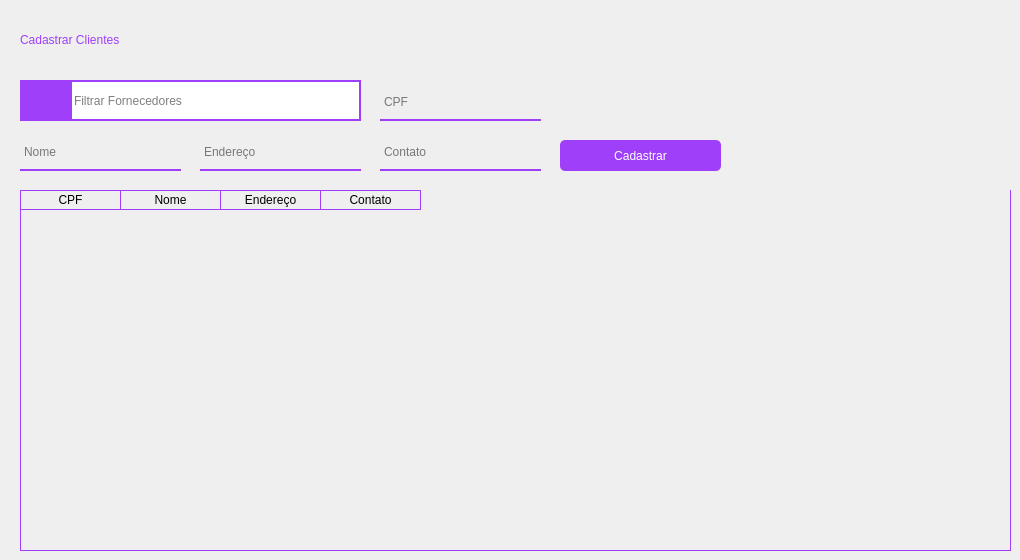
      <widget class="QWidget" name="page_8">
       <widget class="QTableWidget" name="tabela_fornecedores_4">
        <property name="geometry">
         <rect>
          <x>20</x>
          <y>190</y>
          <width>991</width>
          <height>361</height>
         </rect>
        </property>
        <property name="styleSheet">
         <string notr="true">QTableWidget {
	gridline-color: #9f3ffa;;
	background-color: transparent;
	outline: 0;
	border: 1px solid #9f3ffa;
	border-top: 0px
	
}

QTableWidget::item:selected{
	background-color:#9f3ffa;;
}

QTableWidget::horizontalHeader {	
	background-color: #9f3ffa;
}

QHeaderView::section:horizontal
{
    border: 1px solid #9f3ffa;
	background-color: transparent;
	border-left: 0px;
	color: black;

}
</string>
        </property>
        <property name="frameShape">
         <enum>QFrame::Panel</enum>
        </property>
        <property name="frameShadow">
         <enum>QFrame::Sunken</enum>
        </property>
        <property name="editTriggers">
         <set>QAbstractItemView::SelectedClicked</set>
        </property>
        <property name="tabKeyNavigation">
         <bool>true</bool>
        </property>
        <property name="showDropIndicator" stdset="0">
         <bool>false</bool>
        </property>
        <property name="alternatingRowColors">
         <bool>false</bool>
        </property>
        <property name="selectionMode">
         <enum>QAbstractItemView::ExtendedSelection</enum>
        </property>
        <property name="gridStyle">
         <enum>Qt::SolidLine</enum>
        </property>
        <property name="sortingEnabled">
         <bool>true</bool>
        </property>
        <attribute name="verticalHeaderVisible">
         <bool>false</bool>
        </attribute>
        <attribute name="verticalHeaderShowSortIndicator" stdset="0">
         <bool>false</bool>
        </attribute>
        <attribute name="verticalHeaderStretchLastSection">
         <bool>false</bool>
        </attribute>
        <column>
         <property name="text">
          <string>CPF</string>
         </property>
        </column>
        <column>
         <property name="text">
          <string>Nome</string>
         </property>
        </column>
        <column>
         <property name="text">
          <string>Endereço</string>
         </property>
        </column>
        <column>
         <property name="text">
          <string>Contato</string>
         </property>
        </column>
       </widget>
       <widget class="QPushButton" name="btn_adicionar_forncedores_10">
        <property name="geometry">
         <rect>
          <x>560</x>
          <y>140</y>
          <width>161</width>
          <height>31</height>
         </rect>
        </property>
        <property name="styleSheet">
         <string notr="true">QPushButton {
border: 2px;
background-color: rgb(159, 63, 250);
color: white;
border-radius: 5px;
font: 10pt &quot;Montserrat&quot;;
outline: 0;
}

QPushButton:hover {
	background-color: rgb(197, 62, 255);
}
</string>
        </property>
        <property name="text">
         <string>Cadastrar</string>
        </property>
       </widget>
       <widget class="QPushButton" name="btn_pesquisar_produto_8">
        <property name="geometry">
         <rect>
          <x>20</x>
          <y>80</y>
          <width>51</width>
          <height>41</height>
         </rect>
        </property>
        <property name="styleSheet">
         <string notr="true">QPushButton {
border: 2px;
background-color: rgb(159, 63, 250);
color: white;

font: 10pt &quot;Montserrat&quot;;
outline: 0;
}

QPushButton:hover {
	background-color: rgb(197, 62, 255);
}
</string>
        </property>
        <property name="text">
         <string/>
        </property>
        <property name="icon">
         <iconset resource="../QRC/file_principal_rc.qrc">
          <normaloff>:/icones/lupa.png</normaloff>:/icones/lupa.png</iconset>
        </property>
        <property name="iconSize">
         <size>
          <width>25</width>
          <height>25</height>
         </size>
        </property>
       </widget>
       <widget class="QLineEdit" name="line_cliente_11">
        <property name="geometry">
         <rect>
          <x>20</x>
          <y>140</y>
          <width>161</width>
          <height>31</height>
         </rect>
        </property>
        <property name="styleSheet">
         <string notr="true">background-color: rgba(0, 0 , 0, 0);
border: 2px solid rgba(0,0,0,0);
border-bottom-color: rgb(159, 63, 250);
color: rgb(0,0,0);
padding-bottom: 8px;
border-radius: 0px;
font: 10pt &quot;Montserrat&quot;;</string>
        </property>
        <property name="text">
         <string/>
        </property>
        <property name="placeholderText">
         <string>Nome</string>
        </property>
        <property name="clearButtonEnabled">
         <bool>true</bool>
        </property>
       </widget>
       <widget class="QLineEdit" name="line_cliente_12">
        <property name="geometry">
         <rect>
          <x>380</x>
          <y>90</y>
          <width>161</width>
          <height>31</height>
         </rect>
        </property>
        <property name="styleSheet">
         <string notr="true">background-color: rgba(0, 0 , 0, 0);
border: 2px solid rgba(0,0,0,0);
border-bottom-color: rgb(159, 63, 250);
color: rgb(0,0,0);
padding-bottom: 8px;
border-radius: 0px;
font: 10pt &quot;Montserrat&quot;;</string>
        </property>
        <property name="text">
         <string/>
        </property>
        <property name="placeholderText">
         <string>CPF</string>
        </property>
        <property name="clearButtonEnabled">
         <bool>true</bool>
        </property>
       </widget>
       <widget class="QLineEdit" name="line_cliente_13">
        <property name="geometry">
         <rect>
          <x>200</x>
          <y>140</y>
          <width>161</width>
          <height>31</height>
         </rect>
        </property>
        <property name="styleSheet">
         <string notr="true">background-color: rgba(0, 0 , 0, 0);
border: 2px solid rgba(0,0,0,0);
border-bottom-color: rgb(159, 63, 250);
color: rgb(0,0,0);
padding-bottom: 8px;
border-radius: 0px;
font: 10pt &quot;Montserrat&quot;;</string>
        </property>
        <property name="text">
         <string/>
        </property>
        <property name="placeholderText">
         <string>Endereço</string>
        </property>
        <property name="clearButtonEnabled">
         <bool>true</bool>
        </property>
       </widget>
       <widget class="QLineEdit" name="line_search_Bar_8">
        <property name="geometry">
         <rect>
          <x>70</x>
          <y>80</y>
          <width>291</width>
          <height>41</height>
         </rect>
        </property>
        <property name="styleSheet">
         <string notr="true">border: 2px solid #9f3ffa;
font: 10pt &quot;Montserrat&quot;;</string>
        </property>
        <property name="text">
         <string/>
        </property>
        <property name="cursorPosition">
         <number>0</number>
        </property>
        <property name="placeholderText">
         <string>Filtrar Fornecedores</string>
        </property>
        <property name="clearButtonEnabled">
         <bool>true</bool>
        </property>
       </widget>
       <widget class="QLabel" name="lbl_titulo_fornecedores_4">
        <property name="geometry">
         <rect>
          <x>20</x>
          <y>20</y>
          <width>371</width>
          <height>41</height>
         </rect>
        </property>
        <property name="styleSheet">
         <string notr="true">color: #9f3ffa;
font: 20pt &quot;Montserrat&quot;;</string>
        </property>
        <property name="text">
         <string>Cadastrar Clientes</string>
        </property>
        <property name="textInteractionFlags">
         <set>Qt::LinksAccessibleByMouse|Qt::TextSelectableByMouse</set>
        </property>
       </widget>
       <widget class="QLineEdit" name="line_cliente_14">
        <property name="geometry">
         <rect>
          <x>380</x>
          <y>140</y>
          <width>161</width>
          <height>31</height>
         </rect>
        </property>
        <property name="styleSheet">
         <string notr="true">background-color: rgba(0, 0 , 0, 0);
border: 2px solid rgba(0,0,0,0);
border-bottom-color: rgb(159, 63, 250);
color: rgb(0,0,0);
padding-bottom: 8px;
border-radius: 0px;
font: 10pt &quot;Montserrat&quot;;</string>
        </property>
        <property name="text">
         <string/>
        </property>
        <property name="placeholderText">
         <string>Contato</string>
        </property>
        <property name="clearButtonEnabled">
         <bool>true</bool>
        </property>
       </widget>
      </widget>
